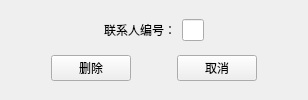
       <widget class="QWidget" name="tab_8">
        <attribute name="title">
         <string>删除联系人</string>
        </attribute>
        <layout class="QVBoxLayout" name="verticalLayout_4">
         <item>
          <layout class="QHBoxLayout" name="horizontalLayout_33" stretch="1,1,1">
           <item>
            <spacer name="horizontalSpacer_42">
             <property name="orientation">
              <enum>Qt::Horizontal</enum>
             </property>
             <property name="sizeHint" stdset="0">
              <size>
               <width>40</width>
               <height>20</height>
              </size>
             </property>
            </spacer>
           </item>
           <item>
            <layout class="QHBoxLayout" name="horizontalLayout_31">
             <item>
              <widget class="QLabel" name="label_18">
               <property name="text">
                <string>联系人编号：</string>
               </property>
              </widget>
             </item>
             <item>
              <widget class="QLineEdit" name="le_delete">
               <property name="clearButtonEnabled">
                <bool>true</bool>
               </property>
              </widget>
             </item>
            </layout>
           </item>
           <item>
            <spacer name="horizontalSpacer_43">
             <property name="orientation">
              <enum>Qt::Horizontal</enum>
             </property>
             <property name="sizeHint" stdset="0">
              <size>
               <width>40</width>
               <height>20</height>
              </size>
             </property>
            </spacer>
           </item>
          </layout>
         </item>
         <item>
          <layout class="QHBoxLayout" name="horizontalLayout_32" stretch="4,4,4,4,4">
           <item>
            <spacer name="horizontalSpacer_44">
             <property name="orientation">
              <enum>Qt::Horizontal</enum>
             </property>
             <property name="sizeHint" stdset="0">
              <size>
               <width>40</width>
               <height>20</height>
              </size>
             </property>
            </spacer>
           </item>
           <item>
            <widget class="QPushButton" name="pbtn_delete">
             <property name="text">
              <string>删除</string>
             </property>
            </widget>
           </item>
           <item>
            <spacer name="horizontalSpacer_45">
             <property name="orientation">
              <enum>Qt::Horizontal</enum>
             </property>
             <property name="sizeHint" stdset="0">
              <size>
               <width>40</width>
               <height>20</height>
              </size>
             </property>
            </spacer>
           </item>
           <item>
            <widget class="QPushButton" name="pbtn_deletecancle">
             <property name="text">
              <string>取消</string>
             </property>
            </widget>
           </item>
           <item>
            <spacer name="horizontalSpacer_46">
             <property name="orientation">
              <enum>Qt::Horizontal</enum>
             </property>
             <property name="sizeHint" stdset="0">
              <size>
               <width>40</width>
               <height>20</height>
              </size>
             </property>
            </spacer>
           </item>
          </layout>
         </item>
        </layout>
       </widget>
